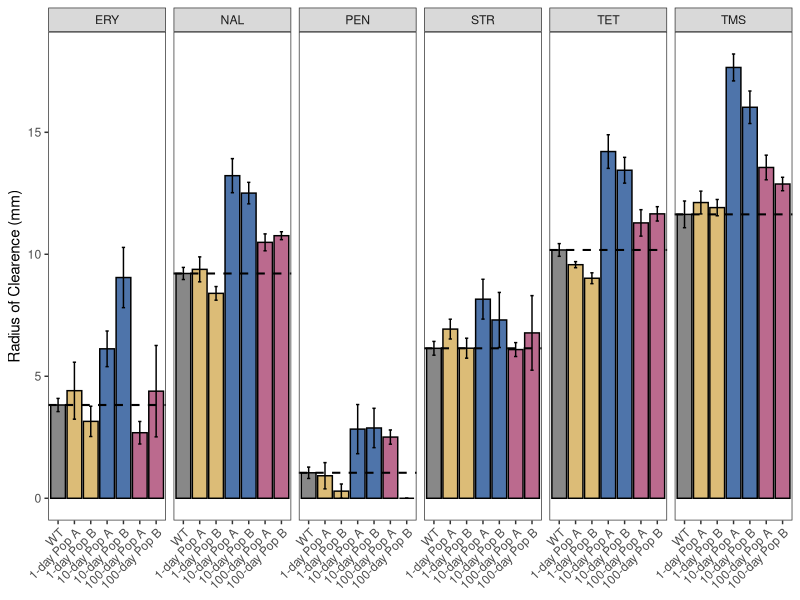

Reproduce this figure in R.
library("ggplot2")
library("dplyr")
library("ggpubr")

setwd("<Path to>/GitHub/Figure_2")
AMR_Clones<- read.table("Evolved_Clones_AMR.txt",sep="\t",header=TRUE)
AMR_Clones

AMR_Clones$Background<-factor(AMR_Clones$Background,levels=c("Ancestor","P103","P108","P403","P408","P503","P508"))
AMR_Clones_Ans_only<-AMR_Clones[which(AMR_Clones$Background=="Ancestor"),]

AMR_Clones_Ans_Drug<-AMR_Clones_Ans_only %>% group_by(Drug) %>% summarise(mean.drug=mean(Difference))



ggplot(data=AMR_Clones, aes(x=Background,y=Difference,,group=Background,fill=Background))+
  #geom_point(alpha=0.4)+
  #geom_boxplot(color="black", alpha=0.4)+
  #stat_summary(fun = "mean", geom = "point", size=3, pch=21, color="black")+
  stat_summary(fun = "mean", geom = "bar", color="black", alpha=1)+
  stat_summary(fun.data = "mean_se", geom = "errorbar", width=0.2, color="black")+
  geom_hline(data=AMR_Clones_Ans_Drug, aes(yintercept=mean.drug),color="black",size=0.7, linetype="dashed")+
  #scale_color_manual(values=c("#888888","#E69F00","#E69F00","#56b4e9","#56b4e9","#009e73","#009e73"),name="Strain")+
  scale_fill_manual(values=c("#888888","#DCBC77","#DCBC77","#4e74aa","#4e74aa","#bb6a8e","#bb6a8e"),name="Strain")+
  #xlab("Genotypes")+
  ylab("Radius of Clearence (mm)")+
  scale_x_discrete(breaks=c("Ancestor","P103","P108","P403","P408","P503","P508"),labels=c("WT","1-day Pop A","1-day Pop B","10-day Pop A","10-day Pop B","100-day Pop A","100-day Pop B"))+
  theme_bw()+
  theme(axis.text.x = element_text(angle=45,hjust=1), panel.grid.minor = element_blank(),panel.grid.major = element_blank(),axis.title.x = element_blank(),legend.position = "none")+
  facet_grid(~Drug)

###Stats
ERY<-AMR_Clones[which(AMR_Clones$Drug=="ERY"),]
NAL<-AMR_Clones[which(AMR_Clones$Drug=="NAL"),]
PEN<-AMR_Clones[which(AMR_Clones$Drug=="PEN"),]
STR<-AMR_Clones[which(AMR_Clones$Drug=="STR"),]
TET<-AMR_Clones[which(AMR_Clones$Drug=="TET"),]
TMS<-AMR_Clones[which(AMR_Clones$Drug=="TMS"),]

compare_means(data=ERY,Difference~Evo_Round_1, ref.group = "Ancestor", method="t.test")
compare_means(data=NAL,Difference~Evo_Round_1, ref.group = "Ancestor", method="t.test")
compare_means(data=PEN,Difference~Evo_Round_1, ref.group = "Ancestor",method="t.test")
compare_means(data=STR,Difference~Evo_Round_1, ref.group = "Ancestor",method="t.test")
compare_means(data=TET,Difference~Evo_Round_1, ref.group = "Ancestor",method="t.test")
compare_means(data=TMS,Difference~Evo_Round_1, ref.group = "Ancestor",method="t.test")
